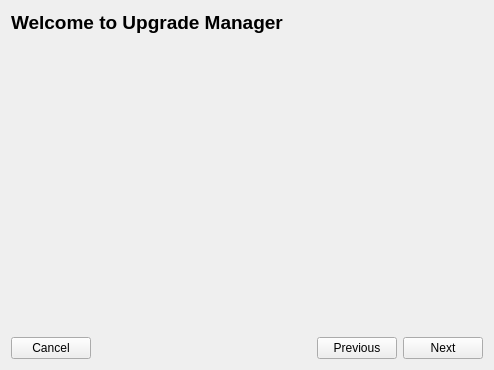
<?xml version="1.0" encoding="UTF-8"?>
<ui version="4.0">
 <class>UpgradeManager</class>
 <widget class="QWidget" name="UpgradeManager">
  <property name="geometry">
   <rect>
    <x>0</x>
    <y>0</y>
    <width>494</width>
    <height>370</height>
   </rect>
  </property>
  <property name="minimumSize">
   <size>
    <width>0</width>
    <height>370</height>
   </size>
  </property>
  <property name="windowTitle">
   <string>Upgrade Manager</string>
  </property>
  <layout class="QGridLayout" name="gridLayout" rowstretch="0,1,0">
   <item row="0" column="0" colspan="4">
    <widget class="QLabel" name="label_header">
     <property name="font">
      <font>
       <pointsize>14</pointsize>
       <weight>75</weight>
       <bold>true</bold>
      </font>
     </property>
     <property name="text">
      <string>Welcome to Upgrade Manager</string>
     </property>
    </widget>
   </item>
   <item row="2" column="0">
    <widget class="QPushButton" name="button_cancel">
     <property name="text">
      <string>Cancel</string>
     </property>
    </widget>
   </item>
   <item row="2" column="1">
    <spacer name="horizontalSpacer">
     <property name="orientation">
      <enum>Qt::Horizontal</enum>
     </property>
     <property name="sizeHint" stdset="0">
      <size>
       <width>218</width>
       <height>22</height>
      </size>
     </property>
    </spacer>
   </item>
   <item row="2" column="2">
    <widget class="QPushButton" name="button_previous">
     <property name="text">
      <string>Previous</string>
     </property>
    </widget>
   </item>
   <item row="2" column="3">
    <widget class="QPushButton" name="button_next">
     <property name="text">
      <string>Next</string>
     </property>
    </widget>
   </item>
   <item row="1" column="0" colspan="4">
    <widget class="QWidget" name="widget_screens" native="true">
     <layout class="QGridLayout" name="gridLayout_3">
      <property name="margin">
       <number>0</number>
      </property>
      <item row="0" column="0">
       <layout class="QGridLayout" name="layout"/>
      </item>
     </layout>
    </widget>
   </item>
  </layout>
 </widget>
 <resources/>
 <connections/>
</ui>
